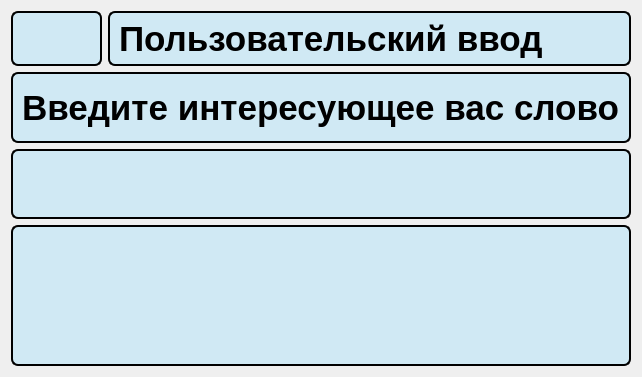
      <widget class="QWidget" name="user_search">
       <layout class="QVBoxLayout" name="verticalLayout_34">
        <item>
         <layout class="QVBoxLayout" name="verticalLayout_31">
          <item>
           <layout class="QVBoxLayout" name="verticalLayout_33" stretch="1,15">
            <item>
             <layout class="QHBoxLayout" name="horizontalLayout_13" stretch="2,21">
              <item>
               <widget class="QPushButton" name="back_6">
                <property name="sizePolicy">
                 <sizepolicy hsizetype="Expanding" vsizetype="Expanding">
                  <horstretch>0</horstretch>
                  <verstretch>0</verstretch>
                 </sizepolicy>
                </property>
                <property name="font">
                 <font>
                  <family>Comfortaa</family>
                  <pointsize>28</pointsize>
                  <bold>false</bold>
                 </font>
                </property>
                <property name="styleSheet">
                 <string notr="true">QPushButton {
                color: black;
                background-color: rgb(208, 233, 244);
                border: 2px solid black;
                border-radius: 7px;

            }
            QPushButton:hover {
                background-color: #d0dff4;
            } 
			QPushButton:pressed {
            	background-color: #1f6391;
        }</string>
                </property>
                <property name="text">
                 <string/>
                </property>
                <property name="icon">
                 <iconset>
                  <normaloff>:/icon/icons/back.svg</normaloff>:/icon/icons/back.svg</iconset>
                </property>
               </widget>
              </item>
              <item>
               <widget class="QLabel" name="label_22">
                <property name="sizePolicy">
                 <sizepolicy hsizetype="Expanding" vsizetype="Expanding">
                  <horstretch>0</horstretch>
                  <verstretch>0</verstretch>
                 </sizepolicy>
                </property>
                <property name="styleSheet">
                 <string notr="true">color: black;
font-weight: bold;
font-size: 35px;
border: 2px solid black;
border-radius: 7px;
qproperty-alignment: 'AlignCenter';
background-color: rgb(208, 233, 244);
</string>
                </property>
                <property name="text">
                 <string>Пользовательский ввод</string>
                </property>
               </widget>
              </item>
             </layout>
            </item>
            <item>
             <layout class="QVBoxLayout" name="verticalLayout_32" stretch="1,1,2">
              <item>
               <widget class="QLabel" name="label_4">
                <property name="sizePolicy">
                 <sizepolicy hsizetype="Expanding" vsizetype="Expanding">
                  <horstretch>0</horstretch>
                  <verstretch>0</verstretch>
                 </sizepolicy>
                </property>
                <property name="styleSheet">
                 <string notr="true">color: black;
font-weight: bold;
font-size: 35px;
border: 2px solid black;
border-radius: 7px;
qproperty-alignment: 'AlignCenter';
background-color: rgb(208, 233, 244);
</string>
                </property>
                <property name="text">
                 <string>Введите интересующее вас слово</string>
                </property>
               </widget>
              </item>
              <item>
               <widget class="QLineEdit" name="lineEdit_2">
                <property name="sizePolicy">
                 <sizepolicy hsizetype="Expanding" vsizetype="Expanding">
                  <horstretch>0</horstretch>
                  <verstretch>0</verstretch>
                 </sizepolicy>
                </property>
                <property name="styleSheet">
                 <string notr="true">color: black;
font-weight: bold;
font-size: 35px;
border: 2px solid black;
border-radius: 7px;
qproperty-alignment: 'AlignCenter';
background-color: rgb(208, 233, 244);
</string>
                </property>
                <property name="text">
                 <string/>
                </property>
               </widget>
              </item>
              <item>
               <widget class="QListWidget" name="listWidget">
                <property name="styleSheet">
                 <string notr="true">color: black;
font-weight: bold;
font-size: 35px;
border: 2px solid black;
border-radius: 7px;
qproperty-alignment: 'AlignCenter';
background-color: rgb(208, 233, 244);

</string>
                </property>
               </widget>
              </item>
             </layout>
            </item>
           </layout>
          </item>
         </layout>
        </item>
       </layout>
      </widget>
